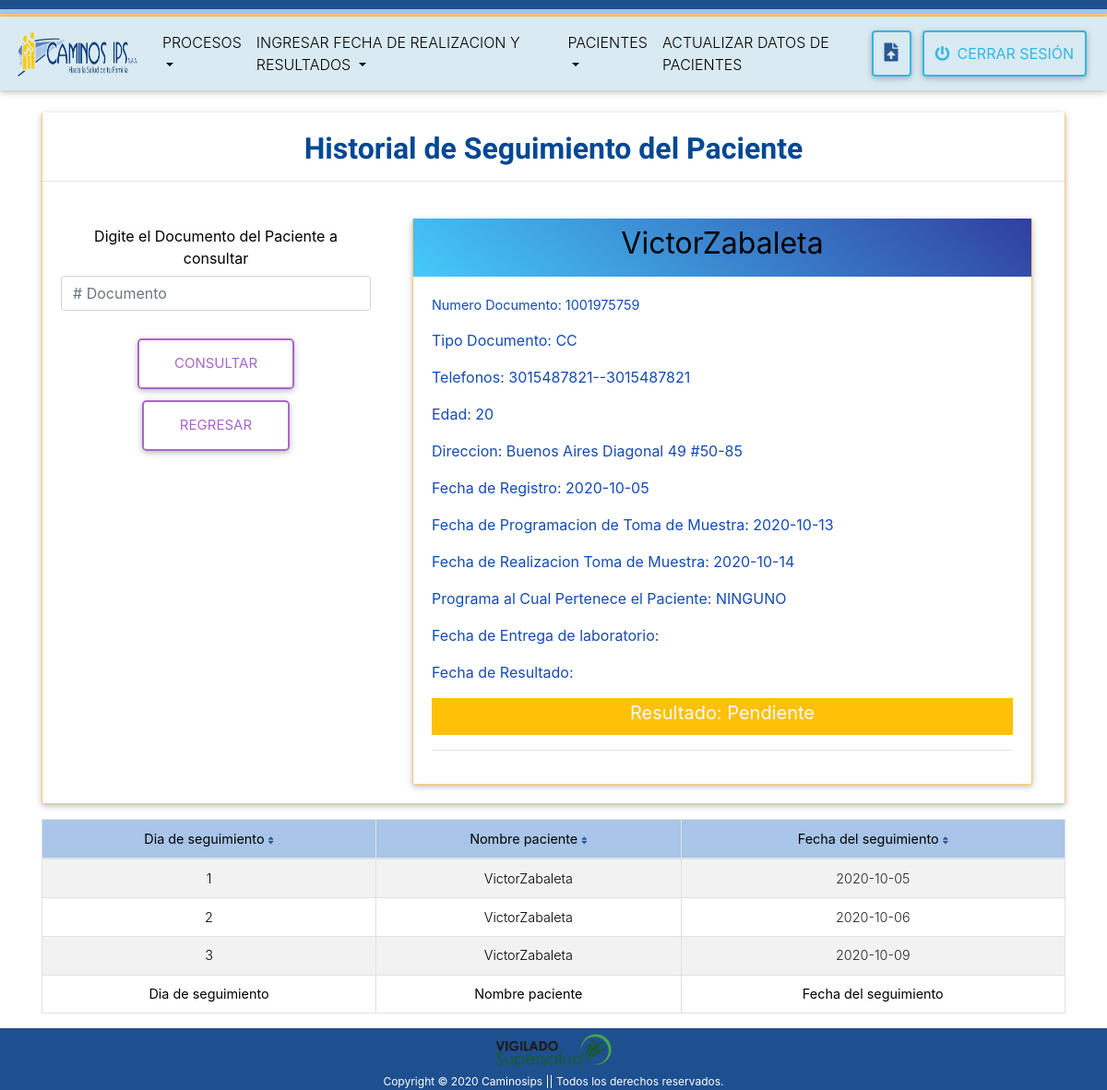
Page /historial_paciente_fecha.php?documento=1001975759 (signed in) on the committed database.
### tables this page shows
CREATE TABLE IF NOT EXISTS `prog_toma_muestra` (
  `id` int(11) NOT NULL AUTO_INCREMENT,
  `usuario_id` int(11) DEFAULT NULL,
  `pacientes_id` int(11) NOT NULL,
  `acepta_visita` text,
  `fecha_programacion` datetime DEFAULT NULL,
  `fecha_realizacion` datetime DEFAULT NULL,
  `visita_exitosa` varchar(50) DEFAULT NULL,
  `tipo_prueba` varchar(50) DEFAULT NULL,
  `observacion` varchar(45) DEFAULT NULL,
  `motivo` text,
  `programacion_atencion` varchar(45) DEFAULT NULL,
  `programa_pertenece` varchar(45) DEFAULT NULL,
  `fecha_entrega_lab` date DEFAULT NULL,
  `fecha_procesamiento` date DEFAULT NULL,
  `fecha_resultado` date DEFAULT NULL,
  `resultado` enum('Positivo','Negativo','Pendiente') DEFAULT 'Pendiente',
  `estado_proceso` varchar(10) NOT NULL DEFAULT 'ACTIVO',
  `notificado` varchar(2) NOT NULL DEFAULT 'NO',
  `fecha_notificacion` datetime DEFAULT NULL,
  `fecha_registro` datetime DEFAULT CURRENT_TIMESTAMP,
  PRIMARY KEY (`id`),
  KEY `index_paciente` (`pacientes_id`),
  KEY `usuario_id` (`usuario_id`),
  CONSTRAINT `FK_prog_toma_muestra_usuarios` FOREIGN KEY (`usuario_id`) REFERENCES `usuarios` (`id`),
  CONSTRAINT `prog_toma_muestra_ibfk_1` FOREIGN KEY (`pacientes_id`) REFERENCES `pacientes` (`id`)
);

CREATE TABLE IF NOT EXISTS `pacientes` (
  `id` int(11) NOT NULL AUTO_INCREMENT,
  `primer_nombre` text NOT NULL,
  `tipo_paciente` text NOT NULL,
  `segundo_nombre` text,
  `primer_apellido` text NOT NULL,
  `segundo_apellido` text,
  `tipo_documento` text NOT NULL,
  `numero_documento` bigint(20) NOT NULL,
  `edad` int(11) NOT NULL,
  `unidad_medida` varchar(100) NOT NULL,
  `sexo` varchar(100) NOT NULL,
  `barrio` varchar(100) NOT NULL,
  `municipio` varchar(100) NOT NULL,
  `correo` varchar(100) DEFAULT NULL,
  `telefono` bigint(20) NOT NULL,
  `telefono2` bigint(20) DEFAULT NULL,
  `aseguradora` text NOT NULL,
  `novedad_paciente` varchar(40) DEFAULT NULL,
  `regimen` varchar(50) NOT NULL,
  `estado_paciente` enum('VIVO','MUERTO') NOT NULL DEFAULT 'VIVO',
  `fecha_fallecimiento` datetime DEFAULT NULL,
  `laboratorio` varchar(50) DEFAULT NULL,
  `trabajador_salud` enum('SI','NO') DEFAULT NULL,
  `contacto_caso_confirmado` enum('SI','NO') DEFAULT NULL,
  `observacion_paciente` text,
  `fecha_nacimiento` date DEFAULT NULL,
  `fecha_prog_recep` datetime DEFAULT NULL,
  `fecha_registro` timestamp NOT NULL DEFAULT CURRENT_TIMESTAMP,
  `id_usuario_programacion` int(11) DEFAULT NULL,
  `id_usuario_seguimiento` int(11) DEFAULT NULL,
  `id_usuario_notificacion` int(11) DEFAULT NULL,
  PRIMARY KEY (`id`),
  UNIQUE KEY `numero_documento` (`numero_documento`),
  KEY `FK_pacientes_usuarios_seguimiento` (`id_usuario_seguimiento`),
  KEY `FK_pacientes_usuarios_programacion` (`id_usuario_programacion`),
  KEY `FK_pacientes_usuarios_notificacion` (`id_usuario_notificacion`),
  CONSTRAINT `FK_pacientes_usuarios_notificacion` FOREIGN KEY (`id_usuario_notificacion`) REFERENCES `usuarios` (`id`) ON DELETE SET NULL ON UPDATE CASCADE,
  CONSTRAINT `FK_pacientes_usuarios_programacion` FOREIGN KEY (`id_usuario_programacion`) REFERENCES `usuarios` (`id`) ON DELETE SET NULL ON UPDATE CASCADE,
  CONSTRAINT `FK_pacientes_usuarios_seguimiento` FOREIGN KEY (`id_usuario_seguimiento`) REFERENCES `usuarios` (`id`) ON DELETE SET NULL ON UPDATE CASCADE
);

### historial_paciente_fecha.php (called while the page is built, shortened)
<?php session_start();
include 'conexion.php';
    if($_REQUEST){
        $documento = isset($_REQUEST['documento'])?$_REQUEST['documento']:$_REQUEST['nd'];
        if (empty($documento) or (!is_numeric($documento))) {
            $errores = 'El campo no debe estar vacio y debe ser solo numerico';
        } else {
            $consulta = $conexion->prepare("SELECT * FROM pacientes WHERE numero_documento = $documento");
            $consulta->execute();
            if ($consulta->rowCount() > 0) {
                $consulta = $conexion->prepare("SELECT pacientes.id as id,
				    CONCAT(primer_nombre, '', primer_apellido) AS 'Nombre_Completo', numero_documento, tipo_documento,
					CONCAT(telefono, '--', telefono2) AS 'telefonos',
                    DATE(pacientes.fecha_registro) AS fecha_registro, edad, barrio,
					DATE(ptm.fecha_programacion) AS fecha_programacion,
					DATE(fecha_realizacion) AS fecha_realizacion, programa_pertenece,
					DATE(fecha_entrega_lab) AS fecha_entrega_lab,
					DATE(fecha_resultado) AS fecha_resultado, resultado
                    FROM pacientes
                    INNER JOIN prog_toma_muestra ptm ON ptm.pacientes_id = pacientes.id
                    WHERE numero_documento = :numero_documento"
                );
                $consulta->execute(array(':numero_documento' => $documento));
                if($consulta->rowCount() > 0){
                    $resultado = $consulta->fetch();
                    $id = $resultado['id'];
                    $Nombre_Completo = $resultado['Nombre_Completo'];
                    $tipo_documento = $resultado['tipo_documento'];
					$telefonos = $resultado['telefonos'];
                    $numero_documento = $resultado['numero_documento'];
                    $fecha_registro = $resultado['fecha_registro'];
                    $edad = $resultado['edad'];
					$barrio = $resultado['barrio'];
                    $fecha_programacion = $resultado['fecha_programacion'];
                    $fecha_realizacion = $resultado['fecha_realizacion'];
                    $programa_pertenece = $resultado['programa_pertenece'];
                    $resultadoP = $resultado['resultado'];
                    $stm = $conexion->prepare("SELECT DATE(fecha_hora) as fecha_hora FROM seguimiento_paciente WHERE id_pacientes = $id GROUP BY DATE(fecha_hora)");
                    $stm->execute();
                    $res = $stm->fetchAll(PDO::FETCH_OBJ);
                }
            }else{
                $errores = 'Paciente no se encuentra Registrado';
            }
        }
    }
require 'views/historial_paciente_fecha_view.php';
?>

### views/historial_paciente_fecha_view.php (the view, shortened to what this page needs)
<?php require_once 'views/header_view.php' ?>
    <div class="container padre mt-4">
        <div class="card mb-3 text-center hoverable">
            <h4 class="mb-1">
                <strong>Historial de Seguimiento del Paciente</strong>
                <hr>
                </h4>
            <div class="card-body">
                <div class="row">
                    <div class="col-sm-4">
                        <form action="<?php echo htmlspecialchars($_SERVER['PHP_SELF']); ?>" method="POST">
                            <label class="col-form-label">Digite el Documento del Paciente a consultar</label>
                            <input type="" name="documento" class="form-control" placeholder="# Documento">
                            <br>
                            <div class class="col text-center">
                                <button type="submit" class="btn btn-outline-secondary btn-lg">Consultar</button>
                                <a href="index.php">
                                    <button type="button" class="btn btn-outline-secondary btn-lg">Regresar</button>
                                </a>
                            </div>
                        </form>
                    </div>
                    <div class="col-sm-8">
                        <div class="comtainer">
                            <?php
                             if (!empty($resultado)){?>
                            <div class="container">
                                <div class="card card-cascade">
                                    <div class="view view-cascade gradient-card-header blue-gradient">
                                        <h2 class="card-header-title mb-3 mt-2"><?php echo $Nombre_Completo;?></h2>
                                    </div>
                                    <div class="card-body card-body-cascade text-left">
                                        <p style="color:rgba(13, 70, 177, 0.972)" ; class="card-text">Numero Documento:
                                            <?php echo $numero_documento;?></p>
                                        <p style="color:rgba(13, 70, 177, 0.972)" ;class="card-text">Tipo Documento:
                                            <?php echo $tipo_documento;?></p>
											<p style="color:rgba(13, 70, 177, 0.972)" ;class="card-text">Telefonos:
                                            <?php echo $telefonos;?></p>
                                        <p style="color:rgba(13, 70, 177, 0.972)" ;class="card-text">Edad:
                                            <?php echo $edad;?></p>
											<p style="color:rgba(13, 70, 177, 0.972)" ;class="card-text">Direccion:
                                            <?php echo $barrio;?></p>
                                        <p style="color:rgba(13, 70, 177, 0.972)" ;class="card-text">Fecha de Registro:
                                            <?php echo $fecha_registro;?></p>
                                        <p style="color:rgba(13, 70, 177, 0.972)" ;class="card-text">Fecha de
                                            Programacion de Toma de Muestra: <?php echo $fecha_programacion;?></p>
                                        <p style="color:rgba(13, 70, 177, 0.972)" ;class="card-text">Fecha de
                                            Realizacion Toma de Muestra: <?php echo $fecha_realizacion;?></p>
                                        <p style="color:rgba(13, 70, 177, 0.972)" ;class="card-text">Programa al Cual
                                            Pertenece el Paciente: <?php echo $programa_pertenece;?></p>
                                        <p style="color:rgba(13, 70, 177, 0.972)" ;class="card-text">Fecha de Entrega de
                                            laboratorio: <?php echo $fecha_entrega_lab;?></p>
                                        <p style="color:rgba(13, 70, 177, 0.972)" ;class="card-text">Fecha de Resultado:
                                            <?php echo $fecha_resultado;?></p>
                                        <?php if($resultadoP == 'Pendiente'): ?>
                                            <div class="text-center text-light bg-warning py-1">
                                                <h5>Resultado:
                                                <?php echo $resultadoP;?></h5>
                                            </div>
                                        <?php endif ?>
                                        <hr>
                                    </div>
                                </div>
                                <?php } ?>
                            </div>
                        </div>
                    </div>
                </div>
            </div>
        </div>
    </div>
    <?php if (!empty($res)) : ?>
    <div class="container">
        <div class="table-wrapper-scroll-y my-custom-scrollbar table-hover">
            <table id="dtBasicExample" class="table table-striped table-bordered table-sm" cellspacing="0" width="100%">
                <thead>
                    <tr class="text-right ">
                        <th style="background: #a9c5e7" class="text-center th-sm">Dia de seguimiento<i class="text-left fas fa-sort ml-1"></i></th>
                        <th style="background: #a9c5e7" class="text-center th-sm">Nombre paciente<i class="text-left fas fa-sort ml-1"></i></th>
                        <th style="background: #a9c5e7" class="text-center th-sm">Fecha del seguimiento<i class="text-left fas fa-sort ml-1"></i></th>
                    </tr>
                </thead>
                <tbody id="tbl-llamadas">
                <?php
                $i = 1;
                foreach ($res as $key) : ?>
                    <tr>
                        <td class="text-center"><?= $i ?></td>
                        <td class="text-center"><?= $Nombre_Completo ?></td>
                        <td class="text-center"><a href="historial_paciente.php?fs=<?= $key->fecha_hora ?>&nd=<?= $numero_documento ?>" data-toggle="tooltip" data-html="true" title="<em>Haga click Aqui para ver las llamadas realizadas al paciente en esta fecha</em>"><?= $key->fecha_hora ?></a></td>
                    </tr>
                <?php $i++;
                endforeach; ?>
                </tbody>
                <tfoot>
                    <tr>
                        <th class="text-center">Dia de seguimiento</th>
                        <th class="text-center">Nombre paciente</th>
                        <th class="text-center">Fecha del seguimiento</th>
                    </tr>
                </tfoot>
            </table>
        </div>
    </div>
    <?php endif ?>
<?php require_once 'views/footer_view.php' ?>

### css/stylos_formulario.css (style rules this page uses)
.padre h4 { font-family: 'Poiret One', cursive; }
.fas { font-size: 10px; color: #295894; }
body h4 { margin-top: 20px; color: #004894; }
* { margin: 0; padding: 0; -webkit-box-sizing: border-box; -moz-box-sizing: border-box; box-sizing: border-box; }
.card { padding-right: 0px !important; }

### css/all.css (style rules this page uses)
.fa, .fas, .far, .fal, .fad, .fab { -moz-osx-font-smoothing: grayscale; -webkit-font-smoothing: antialiased; display: inline-block; font-style: normal; font-variant: normal; text-rendering: auto; line-height: 1; }
.fa-sort:before { content: "\f0dc"; }
.fa, .fas { font-family: 'Font Awesome 5 Free'; font-weight: 900; }

### rows in the picture
prog_toma_muestra: pacientes.numero_documento "1001975759", pacientes.tipo_documento "CC", pacientes.edad "20", pacientes.barrio "Buenos Aires Diagonal 49 #50-85", programa_pertenece "NINGUNO", resultado "Pendiente"

### other values in the picture
$Nombre_Completo "VictorZabaleta"
$telefonos "3015487821--3015487821"
$fecha_registro "2020-10-05"
$fecha_programacion "2020-10-13"
$fecha_realizacion "2020-10-14"
$key->fecha_hora "2020-10-05"
$key->fecha_hora "2020-10-06"
$key->fecha_hora "2020-10-09"
